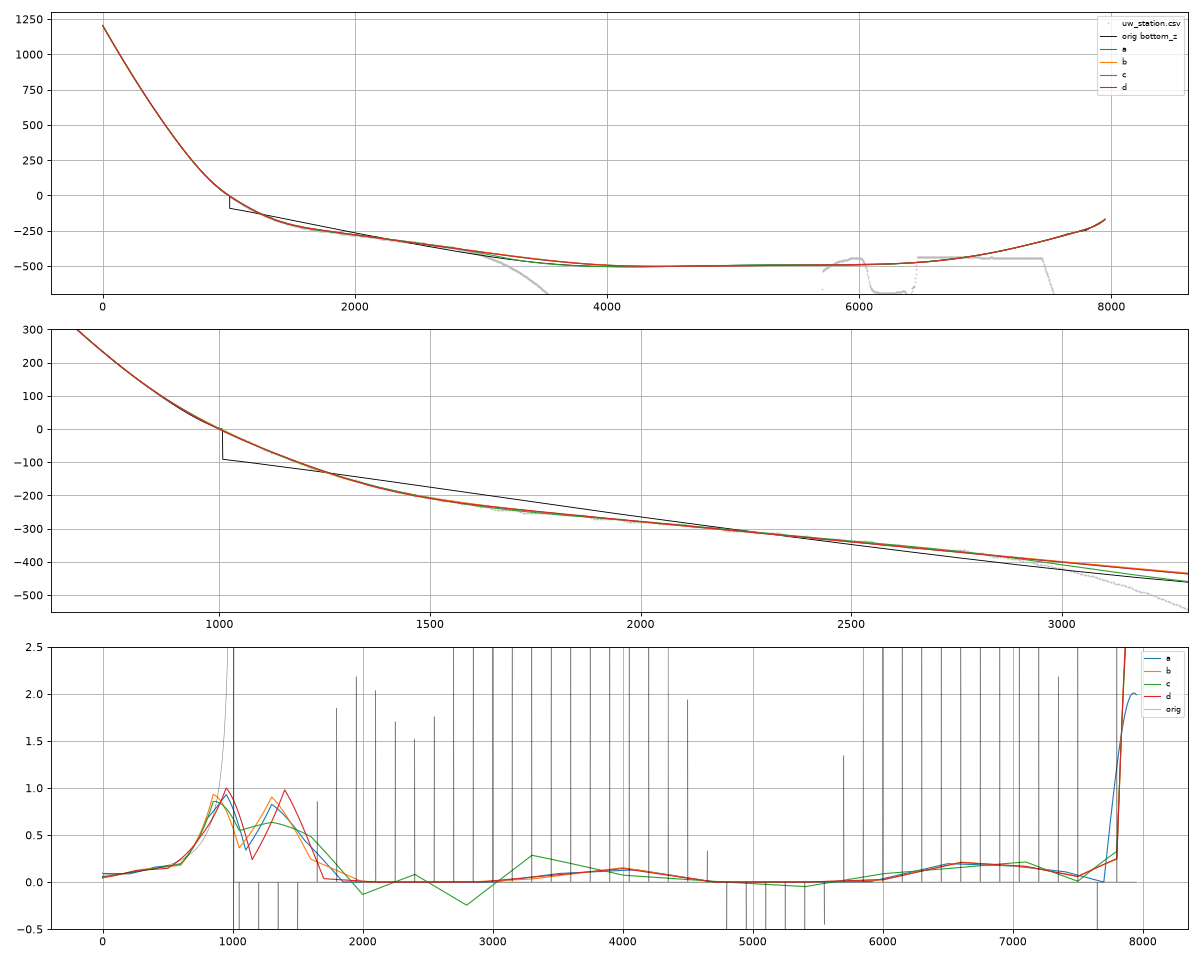

Python code for this plot:
import os, sys
import numpy as np
HERE = os.path.dirname(os.path.abspath(__file__))
sys.path.insert(0, os.path.join(HERE, "orig")); sys.path.insert(0, HERE)
from hr26 import curves as C0, params as P
import fit_lib as L
import matplotlib; matplotlib.use("Agg"); import matplotlib.pyplot as plt
D = os.path.join(HERE, "orig", "data")
uw = np.loadtxt(os.path.join(D, "uw_station.csv"), delimiter=",", skiprows=1)
xx = np.arange(0.0, 7950.01, 1.0)
zb0 = np.array([C0.bottom_z(v) for v in xx])
# maalepunkter
stem_x = np.arange(0.0, 851.0, 25.0)
stem_z = np.array([C0.bottom_z(v) for v in stem_x])           # forstevnen slik den er i dag (paa tegningen)
tr = (uw[:, 0] >= 1008.0) & (uw[:, 0] <= 2800.0)
tr_x, tr_z = uw[tr, 0][::6], -uw[tr, 1][::6]                  # sporet forfot/kanobunn
keel_x = np.arange(3200.0, 5701.0, 100.0)
keel_z = np.array([C0.bottom_z(v) for v in keel_x])           # skjult bak kjolen: som i dag
aft_x = np.arange(5800.0, 7951.0, 50.0)
aft_z = np.array([C0.bottom_z(v) for v in aft_x])             # akter: som i dag (sporet er propell/ror)
def run(nm, KN, wk=0.3, wa=1.0, ws=1.0, wt=1.0, sign=1):
    x = np.r_[stem_x, tr_x, keel_x, aft_x]; z = np.r_[stem_z, tr_z, keel_z, aft_z]
    w = np.r_[np.full(len(stem_x), ws), np.full(len(tr_x), wt), np.full(len(keel_x), wk), np.full(len(aft_x), wa)]
    t = L.knots(0.0, 7950.0, KN)
    xr = 0.5 * (P.KEEL_LE_ROOT + P.KEEL_TE_ROOT)
    s = L.fit_shape(x, z, t, w, sign=sign, A=L.basis([xr], t), b=[C0.bottom_z(xr)])
    zz = s(xx); k = L.curvature(s, xx)
    rs = s(stem_x) - stem_z; rt = s(tr_x) - tr_z; rk = s(keel_x) - keel_z; ra = s(aft_x) - aft_z
    trall = (uw[:, 0] >= 1008.0) & (uw[:, 0] <= 2800.0)
    rta = s(uw[trall, 0]) + uw[trall, 1]
    i0 = np.argmin(np.abs(zz[800:1200])) + 800
    print(f"{nm:10s} stem {np.abs(rs).max():5.1f} trace(all pts) {np.abs(rta).max():5.1f} keel {np.abs(rk).max():5.1f} aft {np.abs(ra).max():5.1f} | DWL-kryss x={xx[i0]:.0f} | inflections {len(L.sign_changes(xx, k, 1e-9))}")
    return s
V = {}
V["a"] = run("a", [200, 400, 600, 800, 950, 1100, 1300, 1550, 1850, 2200, 2600, 3000, 3500, 4100, 4700, 5300, 5900, 6500, 7000, 7400, 7700])
V["b"] = run("b", [300, 600, 850, 1050, 1300, 1600, 2000, 2400, 2800, 3300, 4000, 4700, 5400, 6000, 6600, 7100, 7500, 7800])
V["c"] = run("c", [300, 600, 850, 1050, 1300, 1600, 2000, 2400, 2800, 3300, 4000, 4700, 5400, 6000, 6600, 7100, 7500, 7800], sign=0)
V["d"] = run("d", [250, 500, 750, 950, 1150, 1400, 1700, 2100, 2500, 2900, 3400, 4000, 4700, 5400, 6000, 6600, 7100, 7500, 7800])
np.save(os.path.join(HERE, "p5_cases.npy"), {k: (v.t, v.c) for k, v in V.items()}, allow_pickle=True)
fig, ax = plt.subplots(3, 1, figsize=(15, 12))
ax[0].plot(uw[:, 0], -uw[:, 1], ".", color="#bbb", ms=1, label="uw_station.csv")
ax[0].plot(xx, zb0, "k-", lw=0.8, label="orig bottom_z")
ax[1].plot(uw[:, 0], -uw[:, 1], ".", color="#bbb", ms=1)
ax[1].plot(xx, zb0, "k-", lw=0.8)
for nm, s in V.items():
    ax[0].plot(xx, s(xx), lw=1, label=nm); ax[1].plot(xx, s(xx), lw=1)
    ax[2].plot(xx, L.curvature(s, xx) * 1000, lw=1, label=nm)
k0 = np.gradient(np.gradient(zb0, xx), xx) / (1 + np.gradient(zb0, xx) ** 2) ** 1.5 * 1000
ax[2].plot(xx, np.clip(k0, -3, 3), "k-", lw=0.5, alpha=0.5, label="orig")
ax[0].set_ylim(-700, 1300); ax[0].legend(fontsize=7); ax[0].grid()
ax[1].set_xlim(600, 3300); ax[1].set_ylim(-550, 300); ax[1].grid()
ax[2].set_ylim(-0.5, 2.5); ax[2].grid(); ax[2].legend(fontsize=7)
fig.tight_layout(); fig.savefig(os.path.join(HERE, "p5_bottom.png"), dpi=80)
